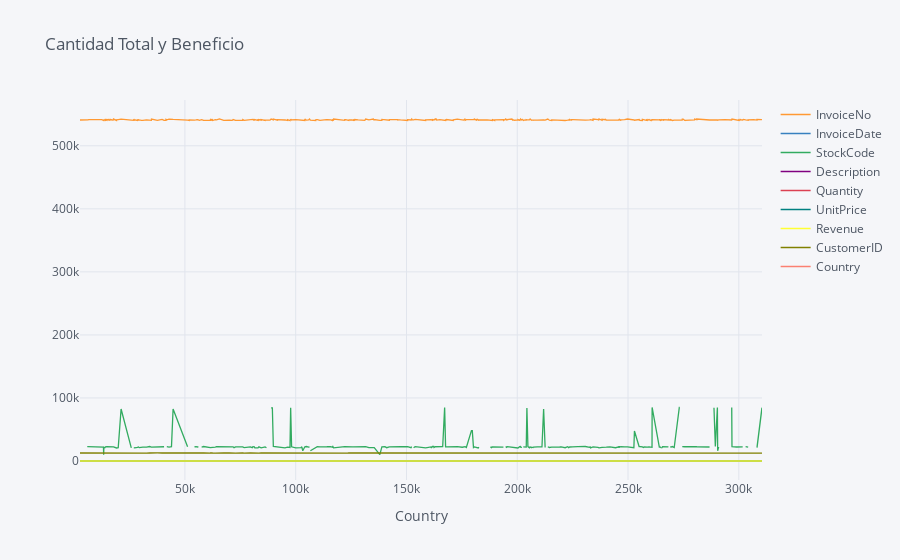

The notebook cell saved with this chart:
### Code cell
data_fr.iplot(kind='line', 
           xTitle='Country', 
           title='Cantidad Total y Beneficio')

### Figure 1 — Plotly figure (JSON) as saved in the notebook; plotly's stock layout.template omitted (floating-point values rounded to 4 significant figures; data arrays with more than 128 entries replaced by an {"elided": "..."} marker saying what was removed)
{"data": [{"line": {"color": "rgba(255, 153, 51, 1.0)", "dash": "solid", "shape": "linear", "width": 1.3}, "mode": "lines", "name": "InvoiceNo", "text": "", "type": "scatter", "x": {"elided": "573 int values"}, "y": {"elided": "573 int values"}}, {"line": {"color": "rgba(55, 128, 191, 1.0)", "dash": "solid", "shape": "linear", "width": 1.3}, "mode": "lines", "name": "InvoiceDate", "text": "", "type": "scatter", "x": {"elided": "573 int values"}, "y": {"elided": "573 str values"}}, {"line": {"color": "rgba(50, 171, 96, 1.0)", "dash": "solid", "shape": "linear", "width": 1.3}, "mode": "lines", "name": "StockCode", "text": "", "type": "scatter", "x": {"elided": "573 int values"}, "y": {"elided": "573 mixed values"}}, {"line": {"color": "rgba(128, 0, 128, 1.0)", "dash": "solid", "shape": "linear", "width": 1.3}, "mode": "lines", "name": "Description", "text": "", "type": "scatter", "x": {"elided": "573 int values"}, "y": {"elided": "573 str values"}}, {"line": {"color": "rgba(219, 64, 82, 1.0)", "dash": "solid", "shape": "linear", "width": 1.3}, "mode": "lines", "name": "Quantity", "text": "", "type": "scatter", "x": {"elided": "573 int values"}, "y": {"elided": "573 int values"}}, {"line": {"color": "rgba(0, 128, 128, 1.0)", "dash": "solid", "shape": "linear", "width": 1.3}, "mode": "lines", "name": "UnitPrice", "text": "", "type": "scatter", "x": {"elided": "573 int values"}, "y": {"elided": "573 float values"}}, {"line": {"color": "rgba(255, 255, 51, 1.0)", "dash": "solid", "shape": "linear", "width": 1.3}, "mode": "lines", "name": "Revenue", "text": "", "type": "scatter", "x": {"elided": "573 int values"}, "y": {"elided": "573 float values"}}, {"line": {"color": "rgba(128, 128, 0, 1.0)", "dash": "solid", "shape": "linear", "width": 1.3}, "mode": "lines", "name": "CustomerID", "text": "", "type": "scatter", "x": {"elided": "573 int values"}, "y": {"elided": "573 int values"}}, {"line": {"color": "rgba(251, 128, 114, 1.0)", "dash": "solid", "shape": "linear", "width": 1.3}, "mode": "lines", "name": "Country", "text": "", "type": "scatter", "x": {"elided": "573 int values"}, "y": {"elided": "573 str values"}}], "layout": {"legend": {"bgcolor": "#F5F6F9", "font": {"color": "#4D5663"}}, "paper_bgcolor": "#F5F6F9", "plot_bgcolor": "#F5F6F9", "title": {"font": {"color": "#4D5663"}, "text": "Cantidad Total y Beneficio"}, "xaxis": {"gridcolor": "#E1E5ED", "showgrid": true, "tickfont": {"color": "#4D5663"}, "title": {"font": {"color": "#4D5663"}, "text": "Country"}, "zerolinecolor": "#E1E5ED"}, "yaxis": {"gridcolor": "#E1E5ED", "showgrid": true, "tickfont": {"color": "#4D5663"}, "title": {"font": {"color": "#4D5663"}, "text": ""}, "zerolinecolor": "#E1E5ED"}}}
